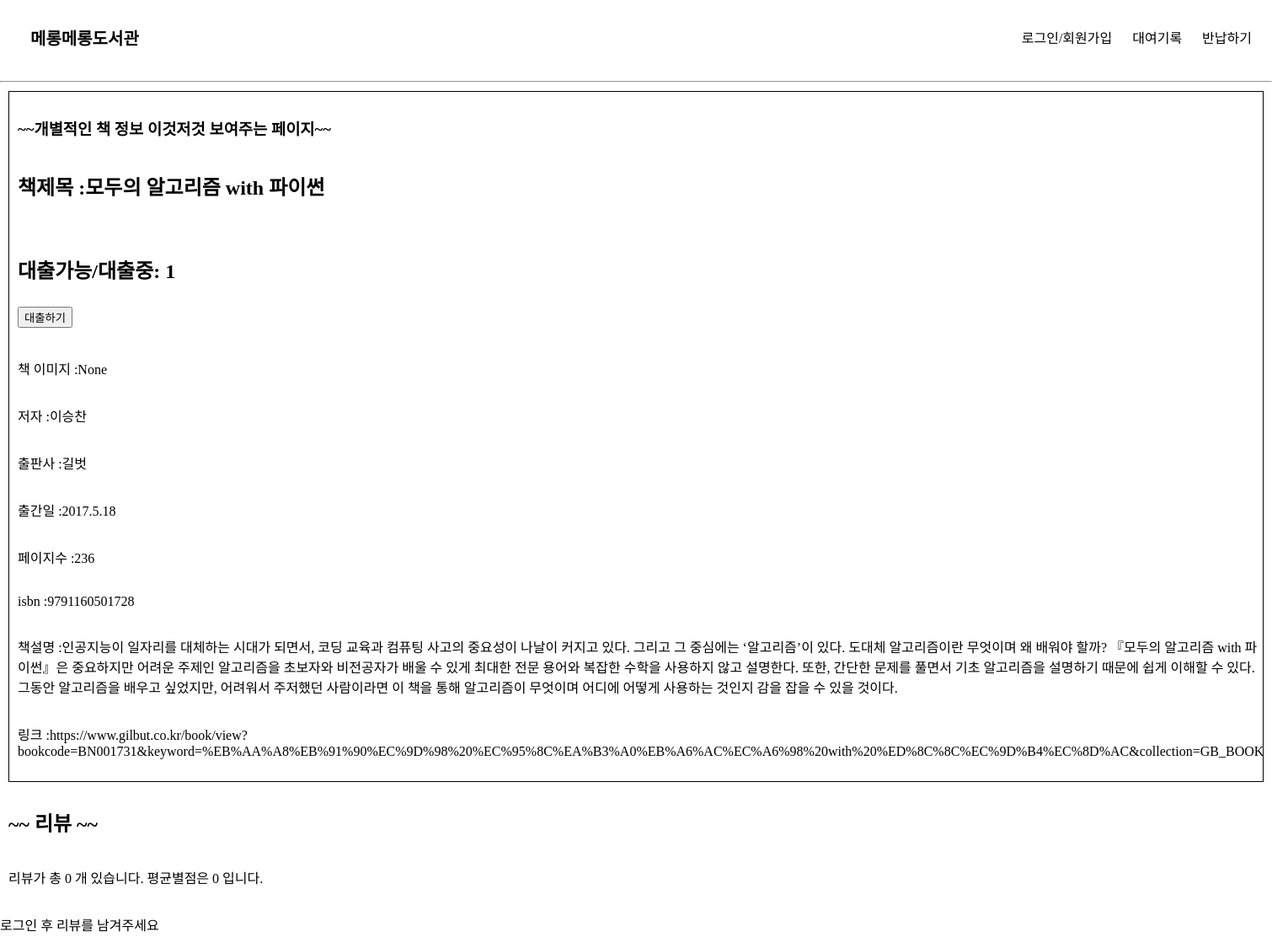
/book_info/17, run on an earlier commit of the app's database.
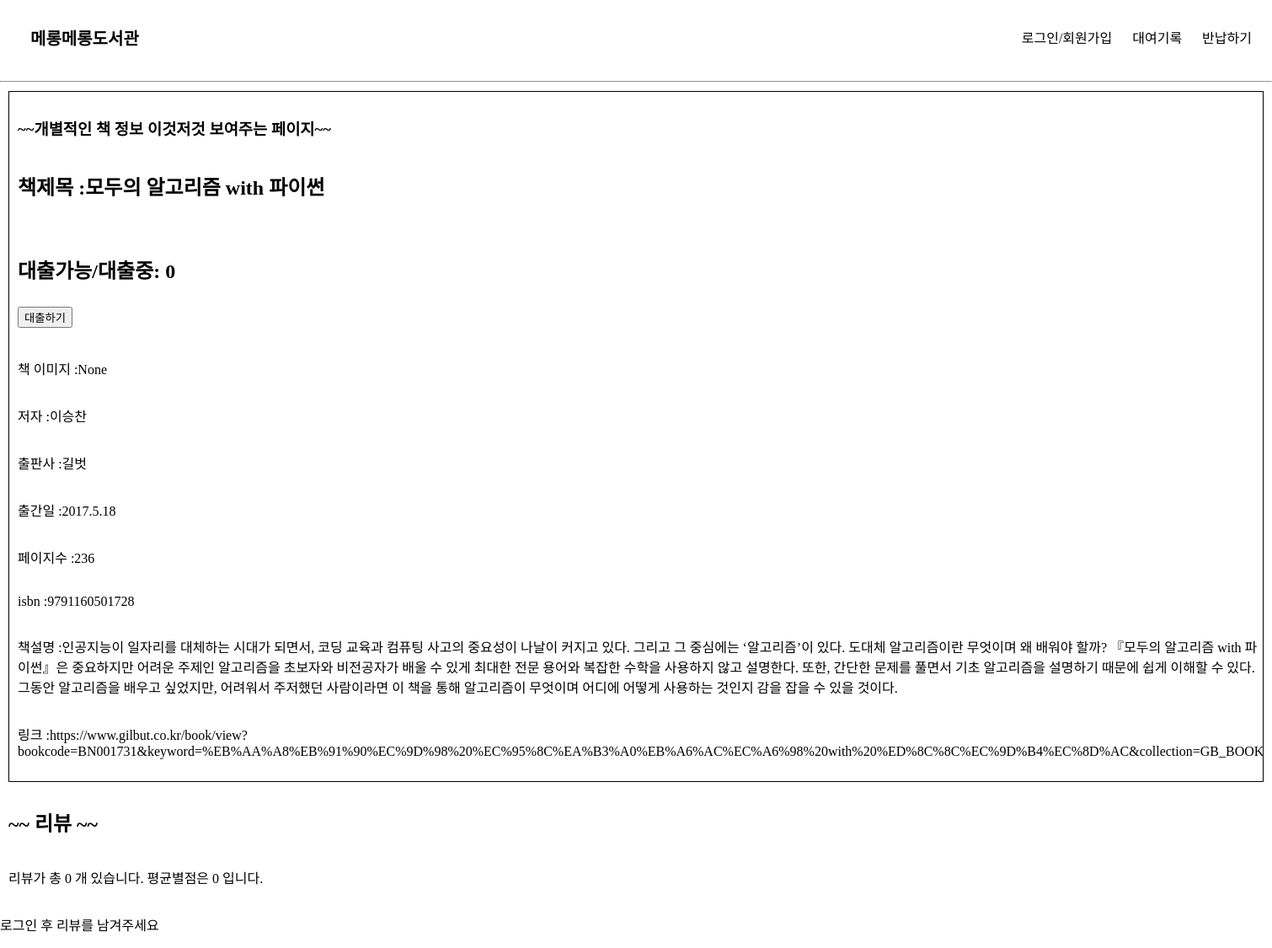
And on a later commit of the database.
### elicelibrary/models.py (models this page shows, shortened)
class Book(db.Model):
    __tablename__     = 'Book'
    id                = db.Column(db.Integer, primary_key=True, nullable=False, autoincrement=True, unique=True)
    title             = db.Column(db.String(45), nullable=False)
    author            = db.Column(db.String(45))
    publisher         = db.Column(db.String(45))
    publication_date  = db.Column(db.String(45))
    pages             = db.Column(db.Integer)
    isbn              = db.Column(db.String(45))
    registered_date   = db.Column(db.DateTime, default=datetime.utcnow)
    description       = db.Column(db.Text())    # 길이를 정할 수 없는 문자열은 Text를 쓰면 됨
    book_link         = db.Column(db.String(255))
    book_status       = db.Column(db.String(45))   # "1" :대출가능, "0" : 대출중 , "999" : 폐기    -> 선택형 변수에 적합한 데이터타입이 있을까?
    book_img          = db.Column(db.String(45))    # 책 표지만 바뀐 경우, 또는 책이 다르지만 같은 표지를 쓰는 경우가 있기 때문에 이미지 스토리지에서 같은 이미지의 반복을 막기 위해 별도의 책 이미지 식별 용 변수를 넣음

### elicelibrary/views/book_api.py (the view)
@book.route('/book_info/<int:book_id>', methods=["GET"])
def book_detail(book_id):
    book_info = Book.query.filter(Book.id == book_id).first()
    book_review = Review.query.filter(Review.isbn == book_info.isbn).all()
    rating_sum, rating_avg = 0, 0
    if book_review :
        for review in book_review:
            rating_sum += review.rating
        rating_avg = rating_sum / len(book_review)
    return render_template("book_detail.html", book = book_info, review_list = book_review, rating_avg = rating_avg, review_cnt = len(book_review))

### elicelibrary/templates/book_detail.html (shortened to what this page needs)
{% extends 'base.html' %}
{% block content %}
<div class="book-detail-info-container">
<h3>~~개별적인 책 정보 이것저것 보여주는 페이지~~</h3>
<h2> 책제목 :{{ book.title }}</h2>
<h2>
    <p>    대출가능/대출중: {{ book.book_status }}   </p>
    <form action="{{ url_for('book.checkout', book_id=book.id) }}" method="post">
        <input class='checkout-btn' type="submit" value="대출하기">
    </form>
</h2>
<p> 책 이미지 :{{ book.book_img }}</p>
<p> 저자 :{{ book.author }}</p>
<p> 출판사 :{{ book.publisher }}</p>
<p> 출간일 :{{ book.publication_date }}</p>
<p> 페이지수 :{{ book.pages }}</p>
<p> isbn :{{ book.isbn }}</p>
<p> 책설명 :{{ book.description }}</p>
<p> 링크 :{{ book.book_link }}</p>
</div>
<div class="review-container">
    <h2>~~ 리뷰 ~~</h2>
    <p>리뷰가 총 {{ review_cnt }} 개 있습니다. 평균별점은 {{ rating_avg }} 입니다. </p>
</div>
{% if session['login_id'] %}
<h3>리뷰 작성</h3>
<form action="{{ url_for('book.write_review', book_id=book.id) }}" method="post">
    <select name="star">
        <option value="1">1점</option>
        <option value="2">2점</option>
        <option value="3">3점</option>
        <option value="4">4점</option>
        <option value="5">5점</option>
    </select>
    <div class="form-group">
        <label for="review">리뷰</label>
        <input class="form-control" name="review" id="review" placeholder="리뷰를 작성해주세요."></input>
    </div>
    <input class="btn btn-primary" type="submit" value="리뷰 올리기">
</form>
{% else %}
<p>로그인 후 리뷰를 남겨주세요</p>
{% endif %}
{% endblock %}

### elicelibrary/templates/base.html (shortened to what this page needs)
<!DOCTYPE html>
<html lang="en">
<head>
    <link rel="stylesheet" href="{{ url_for('static', filename='style.css') }}" />
</head>
<body>
    <header>
        <nav class="navbar">
            <a class="header-main-name" href="/">메롱메롱도서관</a>
            <ul class="navbar-menu">
                {% block nav_link %}
                {% if session['login_id'] %}
                <li><a class="nav-link" href="/logout">로그아웃</a></li>
                <li><a class="nav-link" href="/checkout_records">대여기록</a></li>
                <li><a class="nav-link" href="/return">반납하기</a></li>
                {% else %}
                <li><a class="nav-link" href="/login">로그인/회원가입</a></li>
                <li><a class="nav-link" href="/checkout_records">대여기록</a></li>
                <li><a class="nav-link" href="/return">반납하기</a></li>
                {% endif %}
                {% endblock %}
            </ul>
        </nav>
    </header>
    <hr>
    {% block content %}
    {% endblock %}
</body>
</html>

### elicelibrary/static/style.css (style rules this page uses)
:root { --text-color: black; --background-color: white; --accent-color: grey; }
body { margin: 0; }
a { text-decoration: none; color: var(--text-color); }
.navbar { display: flex; justify-content: space-between; align-items: center; background-color: var(--background-color); padding: 8px 12px; }
.header-main-name { font-family: "Source Sans Pro", sans-serif; font-weight: bold; font-size: 20px; padding-left: 24px; }
.navbar-menu { display: flex; list-style: none; padding-left: 0; }
.navbar-menu li { padding: 8px 12px; }
.review-container { margin: 10px 10px 10px 10px; display: flex; flex-wrap: wrap; flex-direction: column; }
.book-detail-info-container { margin: 10px 10px 10px 10px; padding: 10px; display: flex; flex-wrap: wrap; flex-direction: column; border: 1px solid black; }

What changed in the data, as far as the page shows it:
changed Book "모두의 알고리즘 with 파이썬": book_status "1" → "0"
